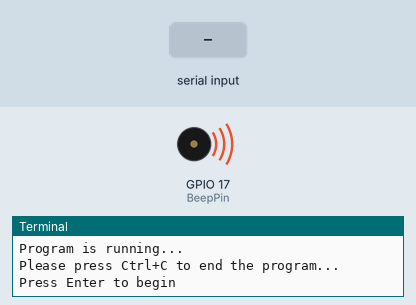
Simulated run of this program. Board: Raspberry Pi (BCM pin numbers). Parts: buzzer (waves = sounding, pin HIGH), the last lines printed to the terminal. The test bench sets the inputs (shaded band).

Above: at 1.2 s.
1.3 s: "1" typed at the terminal, then Enter
At 1.55 s:
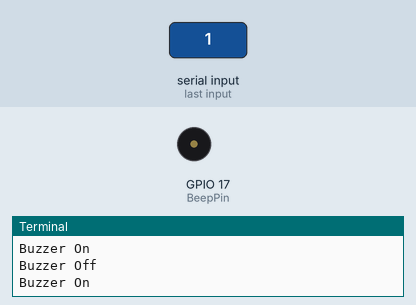
Timing chart, 0 to 10.3 s (numbered marks = the images above; inputs shaded):
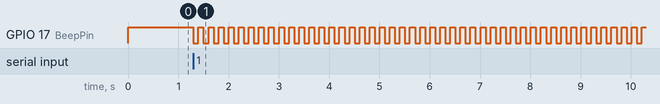

The program:

Buzzer.py
```python
#!/usr/bin/env python

import RPi.GPIO as GPIO
import time

# Set #17 as buzzer pin
BeepPin = 17

def print_message():
	print ("========================================")
	print ("|                 Beep                 |")
	print ("|    ------------------------------    |")
	print ("|        Buzzer connect to GPIO0       |")
	print ("|                                      |")
	print ("|            Make Buzzer beep          |")
	print ("|                                      |")
	print ("|                                      |")
	print ("========================================\n")
	print 'Program is running...'
	print 'Please press Ctrl+C to end the program...'
	raw_input ("Press Enter to begin\n")

def setup():
	# Set the GPIO modes to BCM Numbering
	GPIO.setmode(GPIO.BCM)
	# Set LedPin's mode to output,
	# and initial level to High(3.3v)
	GPIO.setup(BeepPin, GPIO.OUT, initial=GPIO.HIGH)

def main():
	print_message()
	while True:
		# Buzzer on (Beep)
		print 'Buzzer On'
		GPIO.output(BeepPin, GPIO.LOW)
		time.sleep(0.1)
		# Buzzer off
		print 'Buzzer Off'
		GPIO.output(BeepPin, GPIO.HIGH)
		time.sleep(0.1)

def destroy():
	# Turn off buzzer
	GPIO.output(BeepPin, GPIO.HIGH)
	# Release resource
	GPIO.cleanup()

# If run this script directly, do:
if __name__ == '__main__':
	setup()
	try:
		main()
	# When 'Ctrl+C' is pressed, the child program
	# destroy() will be  executed.
	except KeyboardInterrupt:
		destroy()
```

Measured:
- after the input at 1.3 s, GPIO 17 (BeepPin): alternates HIGH for 0.10 s and LOW for 0.10 s, starting at once
